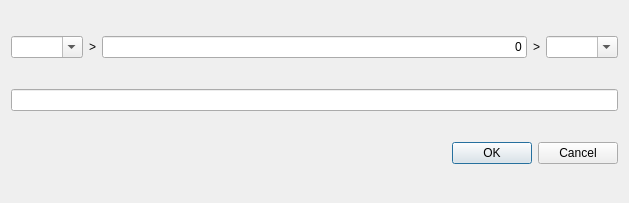
<?xml version="1.0" encoding="UTF-8"?>
<ui version="4.0">
 <class>Dialog</class>
 <widget class="QDialog" name="Dialog">
  <property name="geometry">
   <rect>
    <x>0</x>
    <y>0</y>
    <width>629</width>
    <height>203</height>
   </rect>
  </property>
  <property name="windowTitle">
   <string>Budget transfer</string>
  </property>
  <layout class="QVBoxLayout" name="verticalLayout">
   <item>
    <layout class="QHBoxLayout" name="horizontalLayout">
     <item>
      <widget class="QComboBox" name="from">
       <property name="editable">
        <bool>true</bool>
       </property>
      </widget>
     </item>
     <item>
      <widget class="QLabel" name="label">
       <property name="text">
        <string>&gt;</string>
       </property>
      </widget>
     </item>
     <item>
      <widget class="QLineEdit" name="amount">
       <property name="text">
        <string>0</string>
       </property>
       <property name="alignment">
        <set>Qt::AlignRight|Qt::AlignTrailing|Qt::AlignVCenter</set>
       </property>
      </widget>
     </item>
     <item>
      <widget class="QLabel" name="label_2">
       <property name="text">
        <string>&gt;</string>
       </property>
      </widget>
     </item>
     <item>
      <widget class="QComboBox" name="to">
       <property name="editable">
        <bool>true</bool>
       </property>
      </widget>
     </item>
    </layout>
   </item>
   <item>
    <widget class="QLineEdit" name="desc">
     <property name="toolTip">
      <string>&lt;html&gt;&lt;head/&gt;&lt;body&gt;&lt;p&gt;Description&lt;/p&gt;&lt;/body&gt;&lt;/html&gt;</string>
     </property>
    </widget>
   </item>
   <item>
    <widget class="QDialogButtonBox" name="buttonBox">
     <property name="orientation">
      <enum>Qt::Horizontal</enum>
     </property>
     <property name="standardButtons">
      <set>QDialogButtonBox::Cancel|QDialogButtonBox::Ok</set>
     </property>
    </widget>
   </item>
  </layout>
 </widget>
 <resources/>
 <connections>
  <connection>
   <sender>buttonBox</sender>
   <signal>accepted()</signal>
   <receiver>Dialog</receiver>
   <slot>accept()</slot>
   <hints>
    <hint type="sourcelabel">
     <x>248</x>
     <y>254</y>
    </hint>
    <hint type="destinationlabel">
     <x>157</x>
     <y>274</y>
    </hint>
   </hints>
  </connection>
  <connection>
   <sender>buttonBox</sender>
   <signal>rejected()</signal>
   <receiver>Dialog</receiver>
   <slot>reject()</slot>
   <hints>
    <hint type="sourcelabel">
     <x>316</x>
     <y>260</y>
    </hint>
    <hint type="destinationlabel">
     <x>286</x>
     <y>274</y>
    </hint>
   </hints>
  </connection>
 </connections>
</ui>
